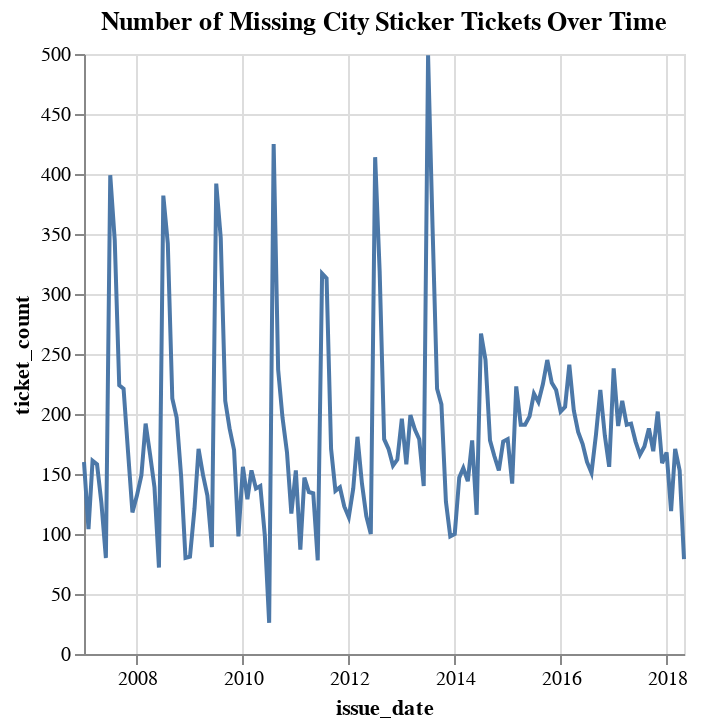

Here is the notebook cell this chart was saved with:
### Code cell
df['combined_code'] = df['violation_code'].replace({
    '0964125': 'CitySticker',
    '0964125B': 'CitySticker'
})

df['issue_date'] = pd.to_datetime(df['issue_date'], errors='coerce')

city_sticker_tickets = df[df['combined_code'] == 'CitySticker']

city_sticker_tickets_by_month = city_sticker_tickets.groupby(city_sticker_tickets['issue_date'].dt.to_period('M')).size().reset_index(name='ticket_count')

city_sticker_tickets_by_month['issue_date'] = city_sticker_tickets_by_month['issue_date'].dt.to_timestamp()

chart = alt.Chart(city_sticker_tickets_by_month).mark_line().encode(
    x='issue_date:T',
    y='ticket_count:Q',
    tooltip=['issue_date:T', 'ticket_count:Q']
).properties(
    title='Number of Missing City Sticker Tickets Over Time'
)

chart.show()

### Figure 1 — Vega-Lite specification as saved in the notebook (floating-point values rounded to 4 significant figures; data arrays with more than 128 entries replaced by an {"elided": "..."} marker saying what was removed)
{"config": {"view": {"continuousWidth": 300, "continuousHeight": 300}}, "data": {"name": "data-953883e3eaeff663890382dbdbd39466"}, "mark": {"type": "line"}, "encoding": {"tooltip": [{"field": "issue_date", "type": "temporal"}, {"field": "ticket_count", "type": "quantitative"}], "x": {"field": "issue_date", "type": "temporal"}, "y": {"field": "ticket_count", "type": "quantitative"}}, "title": "Number of Missing City Sticker Tickets Over Time", "$schema": "https://vega.github.io/schema/vega-lite/v5.20.1.json", "datasets": {"data-953883e3eaeff663890382dbdbd39466": {"elided": "137 records"}}}
